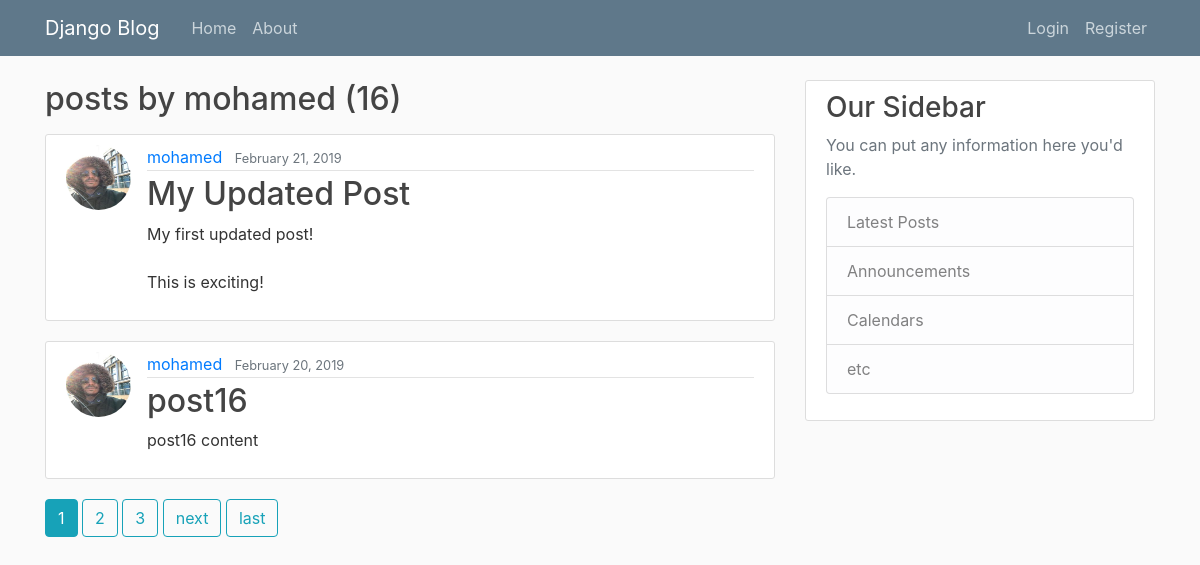
Screenshot of /user/mohamed with the database file from the repository.
### blog/models.py (models this page shows, shortened)
class Post(models.Model):
    title = models.CharField(max_length=100)
    content = models.TextField()
    date_posted = models.DateTimeField(default=timezone.now)
    author = models.ForeignKey(User, on_delete=models.CASCADE)

### users/models.py (models this page shows, shortened)
class Profile(models.Model):
    user = models.OneToOneField(User, on_delete=models.CASCADE)
    image = models.ImageField(default='default.jpg', upload_to='profile_pics')

### blog/views.py (the view)
# urls.py: path('user/<str:username>', UserPostListView.as_view(), name='user-posts'),
class UserPostListView(ListView):
    model = Post
    template_name = 'blog/user_posts.html'  # <app>/<model>_<viewtype>.html
    context_object_name = 'posts'
    paginate_by = 2
    def get_queryset(self):
        user = get_object_or_404(User, username=self.kwargs.get('username'))
        return Post.objects.filter(author=user).order_by('-date_posted')

### blog/templates/blog/user_posts.html (shortened to what this page needs)
{% extends "blog/base.html" %}
{% block content %}
    <h2 class="mb-3">posts by {{ view.kwargs.username }} ({{ page_obj.paginator.count }})</h2>
    {% for post in posts %}
        <article class="media content-section">
          <img src="{{ post.author.profile.image.url }}" class="rounded-circle article-img">
          <div class="media-body">
            <div class="article-metadata">
              <a class="mr-2" href="{% url 'user-posts' post.author.username %}">{{ post.author }}</a>
              <small class="text-muted">{{ post.date_posted|date:"F d, Y" }}</small>
            </div>
            <h2><a class="article-title" href="{% url 'post-detail' post.id %}">{{ post.title }}</a></h2>
            <p class="article-content">{{ post.content }}</p>
          </div>
        </article>
    {% endfor %}
    {% if is_paginated %}
      {% for num in page_obj.paginator.page_range %}
        {% if page_obj.number == num %}
          <a href="?page={{ num }}" class="btn btn-info mb-4">{{ num }}</a>
        {% elif num > page_obj.number|add:'-3' and num < page_obj.number|add:'3' %}
          <a href="?page={{ num }}" class="btn btn-outline-info mb-4">{{ num }}</a>
        {% endif %}
      {% endfor %}
      {% if page_obj.has_next %}
        <a href="?page={{ page_obj.next_page_number }}" class="btn btn-outline-info mb-4">next</a>
        <a href="?page={{ page_obj.paginator.num_pages }}" class="btn btn-outline-info mb-4">last</a>
      {% endif %}
    {% endif %}
{% endblock content %}

### blog/static/blog/main.css (style rules this page uses)
body { background: #fafafa; color: #333333; margin-top: 5rem; }
h1, h2, h3, h4, h5, h6 { color: #444444; }
.content-section { background: #ffffff; padding: 10px 20px; border: 1px solid #dddddd; border-radius: 3px; margin-bottom: 20px; }
.article-title { color: #444444; }
.article-content { white-space: pre-line; }
.article-img { height: 65px; width: 65px; margin-right: 16px; }
.article-metadata { padding-bottom: 1px; margin-bottom: 4px; border-bottom: 1px solid #e3e3e3 }

### rows the page displays
Post: author.profile.image (picture), author "mohamed", date_posted "February 21, 2019", title "My Updated Post", content "My first updated post! This is exciting!"
Post: author.profile.image (picture), author "mohamed", date_posted "February 20, 2019", title "post16", content "post16 content"

### other values shown
{{ view.kwargs.username }} "mohamed"
{{ page_obj.paginator.count }} "16"
{{ num }} "1"
{{ num }} "2" "3"
